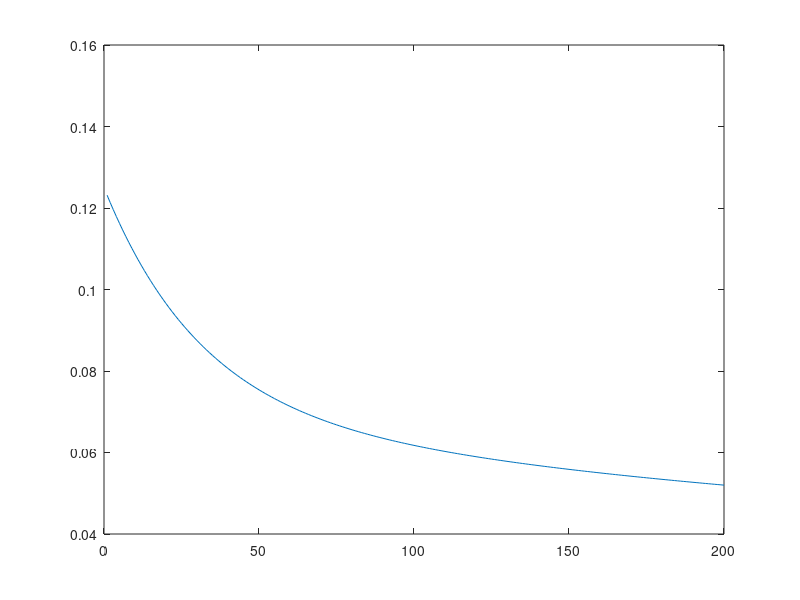

Here is the MATLAB script that generated this plot:
function linear_perceptron()
	X = [	1 0 0
		1 0 1
		1 1 0
		1 1 1];

	y = [0 0 0 1]';


	m = size(X, 1);

	num_thetas = size(X, 2);

	theta = zeros(num_thetas, 1);

	alpha = 0.01;

	iterations = 200; 

	J = zeros(iterations, 1);
	for iter = 1:iterations
		temp = zeros(size(theta));
		h = X*theta;
		for theta_i = 1:num_thetas
			temp(theta_i) = theta(theta_i) - alpha * (1/m) * ... 
				sum((h - y) .* X(:,theta_i));	
		end	
		theta = temp;
		J(iter) = (1/(2*m)) * sum ((X*theta - y).^2);
	end;

	result = X*theta > 0.5;

	for i = 1:m
		str = strjoin({mat2str(X(i, 2)), 'and', mat2str(X(i,3)), '=', mat2str(result(i))}, ' ')
	end
	
	plot(J);
end
